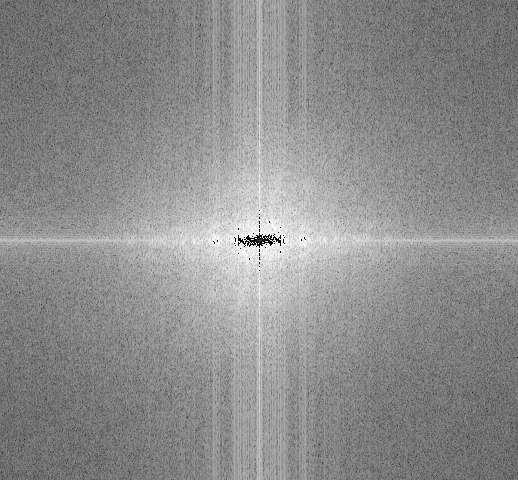
#> input picture frame 10 of dft_video_1.mp4, 518 x 480 px, given in place of MemeFeedBot.mp4, which was not available
$ python DFT_Smoother.py
#> lines starting #> are read from the running program, lines starting #| are printed output that depends on the picture; pictures that were not available may be replaced by others from this repository, and a replacement may not be noted
import cv2
import numpy as np
import imageio.v2 as imageio
import os

# 1. Read the Video
video_path = 'MemeFeedBot.mp4'
cap = cv2.VideoCapture(video_path)

# Create a folder to store DFT images
output_folder = 'DFT_frames'
if not os.path.exists(output_folder):
    os.makedirs(output_folder)

frame_count = 0
dft_images = []

# 3. Loop through Frames
while cap.isOpened():
    ret, frame = cap.read()
#> frame is the input picture: shape (480, 518, 3); min 0, max 255, mean 140.4
    if not ret:
        break

    # 4. Convert to Grayscale
    gray_frame = cv2.cvtColor(frame, cv2.COLOR_BGR2GRAY)

    # 5. Apply DFT
    dft = np.fft.fft2(gray_frame)

    # 6. Shift the Zero-frequency Component
    dft_shifted = np.fft.fftshift(dft)

    # 7. Save DFT Images
    magnitude_spectrum = 20 * np.log(np.abs(dft_shifted))
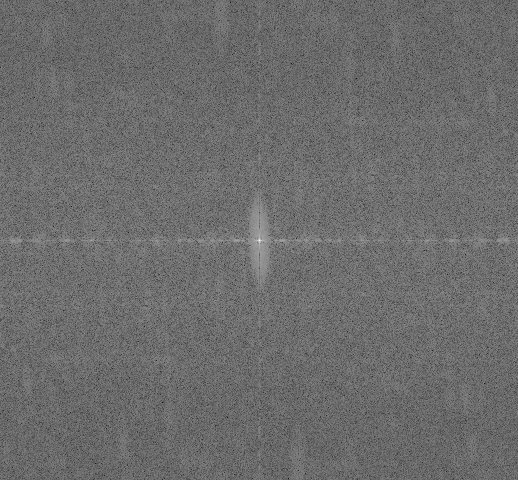
#> magnitude_spectrum: shape (480, 518) float64; min 32.83, max 347.4, mean 166.7; drawn with min black and max white
    dft_image_path = os.path.join(output_folder, f'dft_frame_{frame_count}.jpg')
    cv2.imwrite(dft_image_path, magnitude_spectrum)
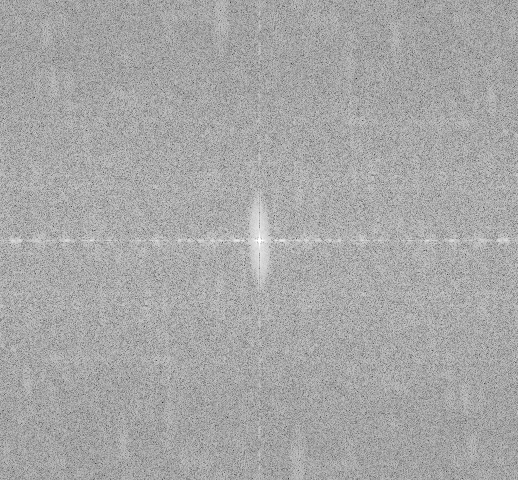
#> saved as dft_frame_0.jpg: shape (480, 518); min 33, max 255, mean 166.7

    # Append DFT image path to list for GIF creation
    dft_images.append(dft_image_path)

    frame_count += 1

cap.release()

# 8. Compile DFT Images into GIF with smoother animation
gif_path = 'dft_animation_smooth.gif'
with imageio.get_writer(gif_path, mode='I', duration=0.1) as writer:
    for i in range(len(dft_images)):
        if i < len(dft_images) - 1:
            current_image = imageio.imread(dft_images[i])
            next_image = imageio.imread(dft_images[i + 1])
            for j in range(5):  # Add 5 intermediate frames between consecutive frames
                blended_frame = (current_image * (4 - j) + next_image * (j + 1)) / 5
                writer.append_data(blended_frame.astype(np.uint8))
        else:
            writer.append_data(current_image)  # Append the last frame

# Clean up: Remove DFT images after creating GIF
for dft_image_path in dft_images:
    os.remove(dft_image_path)

print(f'GIF saved at: {gif_path}')

$ run again, starting later in the video
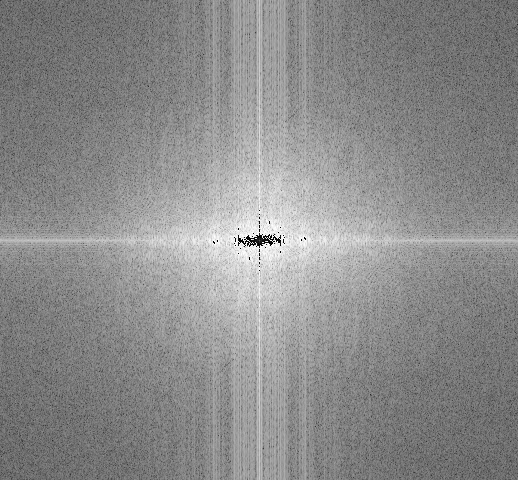
#> input picture frame 47 of dft_video_1.mp4, 518 x 480 px, given in place of MemeFeedBot.mp4, which was not available
#> frame is the input picture: shape (480, 518, 3); min 0, max 255, mean 139.5
#> `magnitude_spectrum = 20 * np.log(np.abs(dft_shifted))`:
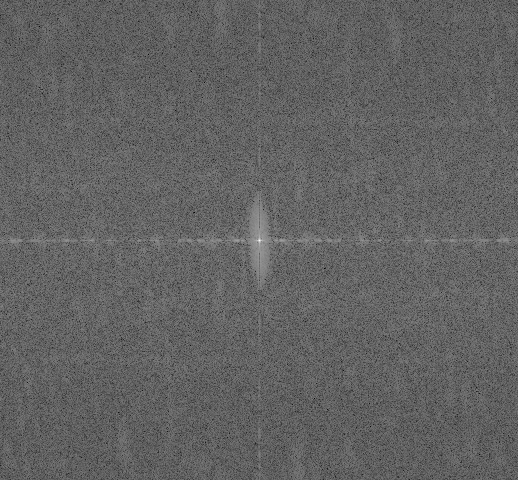
#> magnitude_spectrum: shape (480, 518) float64; min 53.22, max 347.2, mean 166.9; drawn with min black and max white
#> `cv2.imwrite(dft_image_path, magnitude_spectrum)`:
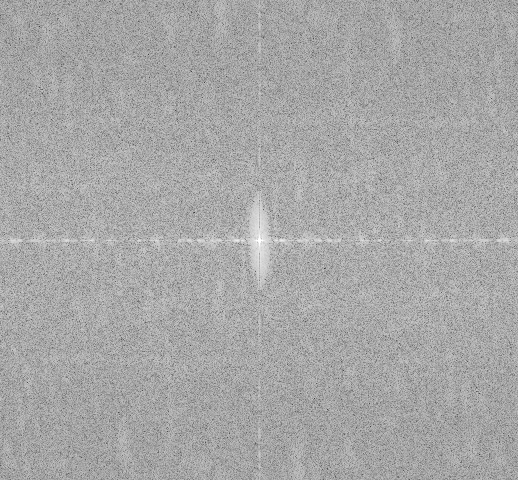
#> saved as dft_frame_0.jpg: shape (480, 518); min 53, max 255, mean 166.9

$ run again, starting later in the video
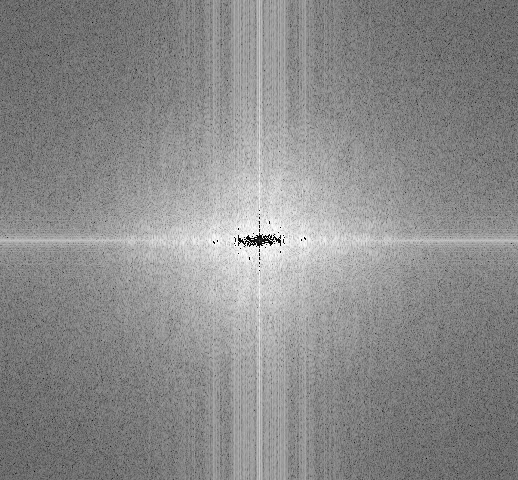
#> input picture frame 84 of dft_video_1.mp4, 518 x 480 px, given in place of MemeFeedBot.mp4, which was not available
#> frame is the input picture: shape (480, 518, 3); min 0, max 255, mean 138.9
#> `magnitude_spectrum = 20 * np.log(np.abs(dft_shifted))`:
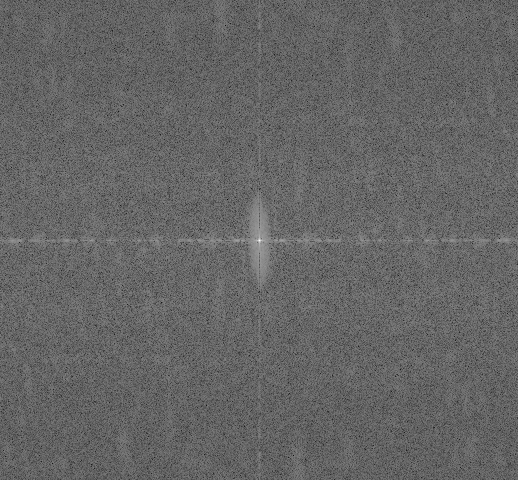
#> magnitude_spectrum: shape (480, 518) float64; min 46.94, max 347.1, mean 166.4; drawn with min black and max white
#> `cv2.imwrite(dft_image_path, magnitude_spectrum)`:
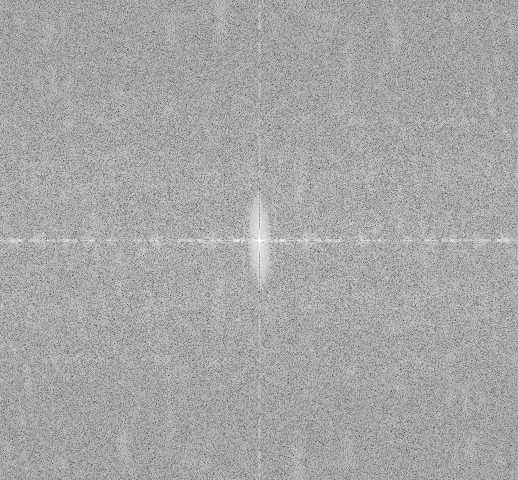
#> saved as dft_frame_0.jpg: shape (480, 518); min 47, max 255, mean 166.4
